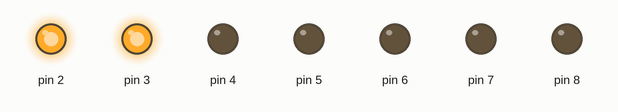
This sketch was run on a simulated Arduino Uno, built with avr-gcc and run on an emulated ATmega328P. Shown: output pins drawn as LEDs (lit = HIGH).

Above: at 0.2 s.
At 1.7 s:
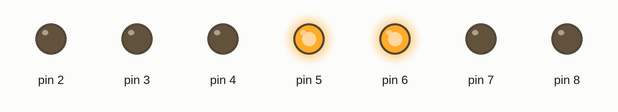
At 2.2 s:
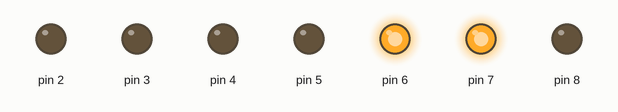
At 3.0 s:
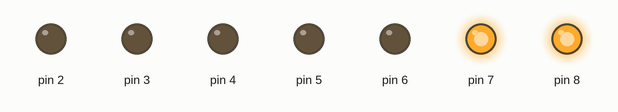
At 5.2 s:
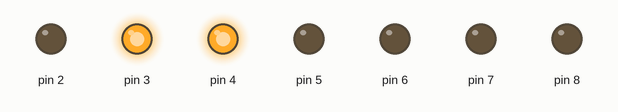
At 7.2 s:
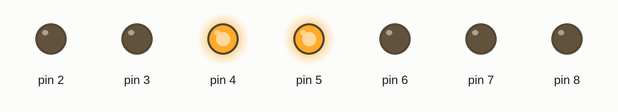
Timing chart, 0 to 7.8 s (numbered marks = the images above):
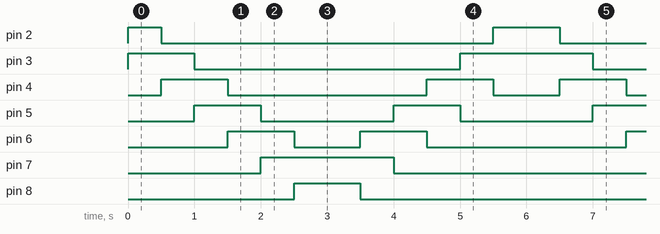

Measured:
- by itself, pin 2: repeats every 6.0 s: LOW 5.0 s, HIGH 1.0 s
- by itself, pin 3: repeats every 6.0 s: LOW 4.0 s, HIGH 2.0 s
- by itself, pin 4: repeats every 6.0 s: LOW 3.0 s, HIGH 1.0 s, LOW 1.0 s, HIGH 1.0 s
- by itself, pin 5: alternates HIGH for 1.0 s and LOW for 2.0 s
- by itself, pin 6: repeats every 6.0 s: LOW 1.0 s, HIGH 1.0 s, LOW 3.0 s, HIGH 1.0 s
- by itself, pin 7: alternates HIGH for 2.0 s and LOW for 4.0 s
- by itself, pin 8: alternates HIGH for 1.0 s and LOW for 5.0 s

The sketch:

LED_PATERN_4.ino
```cpp
const int a = 2;
const int b = 3;
const int c = 4;
const int d = 5;
const int e = 6;
const int f = 7;
const int g = 8;
void setup()
{

 for (int i=2;i<=8;i++)
 {
 pinMode(i,OUTPUT);
 }
}

void loop()
{

  for(int i=2;i<8;i++)
 {
   digitalWrite(i,HIGH);
    digitalWrite(i+1,HIGH);
    delay(500);
    digitalWrite(i,LOW);
   digitalWrite(i+1,LOW);
 }
  for(int j=8;j>2;j--)
  {
   digitalWrite(j,HIGH);
    digitalWrite(j-1,HIGH);
    delay(500);
    digitalWrite(j,LOW);
    digitalWrite(j-1,LOW);
   }


 }
```
